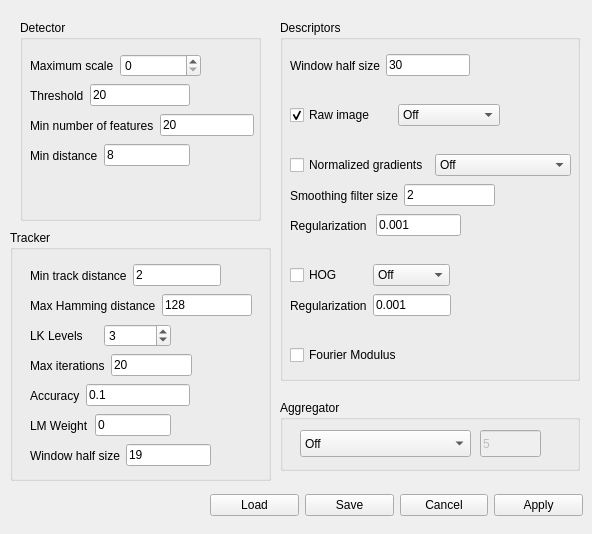
<?xml version="1.0" encoding="UTF-8"?>
<ui version="4.0">
 <class>Preferences</class>
 <widget class="QWidget" name="Preferences">
  <property name="geometry">
   <rect>
    <x>0</x>
    <y>0</y>
    <width>592</width>
    <height>534</height>
   </rect>
  </property>
  <property name="windowTitle">
   <string>Preferences</string>
  </property>
  <widget class="QGroupBox" name="descGroupBox">
   <property name="geometry">
    <rect>
     <x>280</x>
     <y>20</y>
     <width>300</width>
     <height>361</height>
    </rect>
   </property>
   <property name="title">
    <string>Descriptors</string>
   </property>
   <property name="flat">
    <bool>false</bool>
   </property>
   <property name="checkable">
    <bool>false</bool>
   </property>
   <widget class="QWidget" name="horizontalLayoutWidget_2">
    <property name="geometry">
     <rect>
      <x>10</x>
      <y>80</y>
      <width>210</width>
      <height>31</height>
     </rect>
    </property>
    <layout class="QHBoxLayout" name="idDescLayout">
     <item>
      <widget class="QCheckBox" name="idOnCheckBox">
       <property name="text">
        <string>Raw image</string>
       </property>
       <property name="checked">
        <bool>true</bool>
       </property>
      </widget>
     </item>
     <item>
      <widget class="QComboBox" name="idNormComboBox">
       <item>
        <property name="text">
         <string>Off</string>
        </property>
       </item>
       <item>
        <property name="text">
         <string>Center</string>
        </property>
       </item>
       <item>
        <property name="text">
         <string>Normalize</string>
        </property>
       </item>
       <item>
        <property name="text">
         <string>Weber</string>
        </property>
       </item>
      </widget>
     </item>
    </layout>
   </widget>
   <widget class="QWidget" name="horizontalLayoutWidget_3">
    <property name="geometry">
     <rect>
      <x>10</x>
      <y>130</y>
      <width>281</width>
      <height>31</height>
     </rect>
    </property>
    <layout class="QHBoxLayout" name="gradDescLayout">
     <item>
      <widget class="QCheckBox" name="gradOnCheckBox">
       <property name="text">
        <string>Normalized gradients</string>
       </property>
      </widget>
     </item>
     <item>
      <widget class="QComboBox" name="gradNormComboBox">
       <item>
        <property name="text">
         <string>Off</string>
        </property>
       </item>
       <item>
        <property name="text">
         <string>Normalize</string>
        </property>
       </item>
       <item>
        <property name="text">
         <string>Smooth</string>
        </property>
       </item>
      </widget>
     </item>
    </layout>
   </widget>
   <widget class="QWidget" name="horizontalLayoutWidget_13">
    <property name="geometry">
     <rect>
      <x>10</x>
      <y>30</y>
      <width>180</width>
      <height>31</height>
     </rect>
    </property>
    <layout class="QHBoxLayout" name="descSizeLayout">
     <item>
      <widget class="QLabel" name="descSizeLabel">
       <property name="text">
        <string>Window half size</string>
       </property>
      </widget>
     </item>
     <item>
      <widget class="QLineEdit" name="descSizeEdit">
       <property name="text">
        <string>30</string>
       </property>
      </widget>
     </item>
    </layout>
   </widget>
   <widget class="QWidget" name="horizontalLayoutWidget_14">
    <property name="geometry">
     <rect>
      <x>10</x>
      <y>160</y>
      <width>205</width>
      <height>31</height>
     </rect>
    </property>
    <layout class="QHBoxLayout" name="sigmaLayout">
     <item>
      <widget class="QLabel" name="sigmaLable">
       <property name="text">
        <string>Smoothing filter size</string>
       </property>
      </widget>
     </item>
     <item>
      <widget class="QLineEdit" name="sigmaEdit">
       <property name="text">
        <string>2</string>
       </property>
      </widget>
     </item>
    </layout>
   </widget>
   <widget class="QWidget" name="horizontalLayoutWidget_15">
    <property name="geometry">
     <rect>
      <x>10</x>
      <y>190</y>
      <width>171</width>
      <height>31</height>
     </rect>
    </property>
    <layout class="QHBoxLayout" name="alphaLayout">
     <item>
      <widget class="QLabel" name="alphaLabel">
       <property name="text">
        <string>Regularization </string>
       </property>
      </widget>
     </item>
     <item>
      <widget class="QLineEdit" name="alphaEdit">
       <property name="text">
        <string>0.001</string>
       </property>
      </widget>
     </item>
    </layout>
   </widget>
   <widget class="QWidget" name="horizontalLayoutWidget_18">
    <property name="geometry">
     <rect>
      <x>10</x>
      <y>240</y>
      <width>160</width>
      <height>31</height>
     </rect>
    </property>
    <layout class="QHBoxLayout" name="hogLayout">
     <item>
      <widget class="QCheckBox" name="hogOnCheckBox">
       <property name="text">
        <string>HOG</string>
       </property>
      </widget>
     </item>
     <item>
      <widget class="QComboBox" name="hogNormComboBox">
       <item>
        <property name="text">
         <string>Off</string>
        </property>
       </item>
       <item>
        <property name="text">
         <string>L2</string>
        </property>
       </item>
      </widget>
     </item>
    </layout>
   </widget>
   <widget class="QWidget" name="horizontalLayoutWidget_19">
    <property name="geometry">
     <rect>
      <x>10</x>
      <y>320</y>
      <width>160</width>
      <height>31</height>
     </rect>
    </property>
    <layout class="QHBoxLayout" name="fourierModulusLayout">
     <item>
      <widget class="QCheckBox" name="fourierModulusOnCheckBox">
       <property name="text">
        <string>Fourier Modulus</string>
       </property>
      </widget>
     </item>
    </layout>
   </widget>
   <widget class="QWidget" name="horizontalLayoutWidget_20">
    <property name="geometry">
     <rect>
      <x>10</x>
      <y>270</y>
      <width>161</width>
      <height>31</height>
     </rect>
    </property>
    <layout class="QHBoxLayout" name="alphaHogLayout">
     <item>
      <widget class="QLabel" name="alphaHogLabel">
       <property name="text">
        <string>Regularization</string>
       </property>
      </widget>
     </item>
     <item>
      <widget class="QLineEdit" name="alphaHogEdit">
       <property name="text">
        <string>0.001</string>
       </property>
      </widget>
     </item>
    </layout>
   </widget>
  </widget>
  <widget class="QGroupBox" name="detectorGroupBox">
   <property name="geometry">
    <rect>
     <x>20</x>
     <y>20</y>
     <width>241</width>
     <height>201</height>
    </rect>
   </property>
   <property name="title">
    <string>Detector</string>
   </property>
   <widget class="QWidget" name="horizontalLayoutWidget">
    <property name="geometry">
     <rect>
      <x>10</x>
      <y>30</y>
      <width>171</width>
      <height>31</height>
     </rect>
    </property>
    <layout class="QHBoxLayout" name="scaleLayout">
     <item>
      <widget class="QLabel" name="scaleLabel">
       <property name="text">
        <string>Maximum scale</string>
       </property>
      </widget>
     </item>
     <item>
      <widget class="QSpinBox" name="scaleSpinBox">
       <property name="maximum">
        <number>5</number>
       </property>
      </widget>
     </item>
    </layout>
   </widget>
   <widget class="QWidget" name="horizontalLayoutWidget_4">
    <property name="geometry">
     <rect>
      <x>10</x>
      <y>60</y>
      <width>160</width>
      <height>31</height>
     </rect>
    </property>
    <layout class="QHBoxLayout" name="thresholdLayout">
     <item>
      <widget class="QLabel" name="thresholdlabel">
       <property name="text">
        <string>Threshold</string>
       </property>
      </widget>
     </item>
     <item>
      <widget class="QLineEdit" name="thresholdEdit">
       <property name="text">
        <string>20</string>
       </property>
      </widget>
     </item>
    </layout>
   </widget>
   <widget class="QWidget" name="horizontalLayoutWidget_5">
    <property name="geometry">
     <rect>
      <x>10</x>
      <y>90</y>
      <width>224</width>
      <height>31</height>
     </rect>
    </property>
    <layout class="QHBoxLayout" name="minLayout">
     <item>
      <widget class="QLabel" name="minFeatLabel">
       <property name="text">
        <string>Min number of features</string>
       </property>
      </widget>
     </item>
     <item>
      <widget class="QLineEdit" name="minFeatEdit">
       <property name="text">
        <string>20</string>
       </property>
      </widget>
     </item>
    </layout>
   </widget>
   <widget class="QWidget" name="horizontalLayoutWidget_16">
    <property name="geometry">
     <rect>
      <x>10</x>
      <y>120</y>
      <width>160</width>
      <height>31</height>
     </rect>
    </property>
    <layout class="QHBoxLayout" name="minInitDistLayout">
     <item>
      <widget class="QLabel" name="minInitDistLabel">
       <property name="text">
        <string>Min distance</string>
       </property>
      </widget>
     </item>
     <item>
      <widget class="QLineEdit" name="minInitDistEdit">
       <property name="text">
        <string>8</string>
       </property>
      </widget>
     </item>
    </layout>
   </widget>
  </widget>
  <widget class="QGroupBox" name="trackerGroupBox">
   <property name="geometry">
    <rect>
     <x>10</x>
     <y>230</y>
     <width>261</width>
     <height>251</height>
    </rect>
   </property>
   <property name="title">
    <string>Tracker</string>
   </property>
   <widget class="QWidget" name="horizontalLayoutWidget_6">
    <property name="geometry">
     <rect>
      <x>20</x>
      <y>30</y>
      <width>191</width>
      <height>31</height>
     </rect>
    </property>
    <layout class="QHBoxLayout" name="mergeLayout">
     <item>
      <widget class="QLabel" name="minDistLabel">
       <property name="text">
        <string>Min track distance</string>
       </property>
      </widget>
     </item>
     <item>
      <widget class="QLineEdit" name="minDistEdit">
       <property name="text">
        <string>2</string>
       </property>
      </widget>
     </item>
    </layout>
   </widget>
   <widget class="QWidget" name="horizontalLayoutWidget_7">
    <property name="geometry">
     <rect>
      <x>20</x>
      <y>60</y>
      <width>222</width>
      <height>31</height>
     </rect>
    </property>
    <layout class="QHBoxLayout" name="hammingLayout">
     <item>
      <widget class="QLabel" name="hammingLabel">
       <property name="text">
        <string>Max Hamming distance</string>
       </property>
      </widget>
     </item>
     <item>
      <widget class="QLineEdit" name="hammingEdit">
       <property name="text">
        <string>128</string>
       </property>
      </widget>
     </item>
    </layout>
   </widget>
   <widget class="QWidget" name="horizontalLayoutWidget_8">
    <property name="geometry">
     <rect>
      <x>20</x>
      <y>90</y>
      <width>141</width>
      <height>31</height>
     </rect>
    </property>
    <layout class="QHBoxLayout" name="lkLevelLayout">
     <item>
      <widget class="QLabel" name="lkLevelLabel">
       <property name="text">
        <string>LK Levels</string>
       </property>
      </widget>
     </item>
     <item>
      <widget class="QSpinBox" name="lkLevelSpinBox">
       <property name="maximum">
        <number>5</number>
       </property>
       <property name="value">
        <number>3</number>
       </property>
      </widget>
     </item>
    </layout>
   </widget>
   <widget class="QWidget" name="horizontalLayoutWidget_9">
    <property name="geometry">
     <rect>
      <x>20</x>
      <y>120</y>
      <width>162</width>
      <height>31</height>
     </rect>
    </property>
    <layout class="QHBoxLayout" name="maxIterLayout">
     <item>
      <widget class="QLabel" name="maxIterLabel">
       <property name="text">
        <string>Max iterations</string>
       </property>
      </widget>
     </item>
     <item>
      <widget class="QLineEdit" name="maxIterEdit">
       <property name="text">
        <string>20</string>
       </property>
      </widget>
     </item>
    </layout>
   </widget>
   <widget class="QWidget" name="horizontalLayoutWidget_10">
    <property name="geometry">
     <rect>
      <x>20</x>
      <y>150</y>
      <width>160</width>
      <height>31</height>
     </rect>
    </property>
    <layout class="QHBoxLayout" name="accLayout">
     <item>
      <widget class="QLabel" name="accLabel">
       <property name="text">
        <string>Accuracy</string>
       </property>
      </widget>
     </item>
     <item>
      <widget class="QLineEdit" name="accEdit">
       <property name="text">
        <string>0.1</string>
       </property>
      </widget>
     </item>
    </layout>
   </widget>
   <widget class="QWidget" name="horizontalLayoutWidget_11">
    <property name="geometry">
     <rect>
      <x>20</x>
      <y>180</y>
      <width>141</width>
      <height>31</height>
     </rect>
    </property>
    <layout class="QHBoxLayout" name="lambdaLayout">
     <item>
      <widget class="QLabel" name="lambdaLabel">
       <property name="text">
        <string>LM Weight</string>
       </property>
      </widget>
     </item>
     <item>
      <widget class="QLineEdit" name="lambdaEdit">
       <property name="text">
        <string>0</string>
       </property>
      </widget>
     </item>
    </layout>
   </widget>
   <widget class="QWidget" name="horizontalLayoutWidget_12">
    <property name="geometry">
     <rect>
      <x>20</x>
      <y>210</y>
      <width>181</width>
      <height>31</height>
     </rect>
    </property>
    <layout class="QHBoxLayout" name="trackSizeLayout">
     <item>
      <widget class="QLabel" name="trackSizeLabel">
       <property name="text">
        <string>Window half size</string>
       </property>
      </widget>
     </item>
     <item>
      <widget class="QLineEdit" name="trackSizeEdit">
       <property name="text">
        <string>19</string>
       </property>
      </widget>
     </item>
    </layout>
   </widget>
  </widget>
  <widget class="QWidget" name="horizontalLayoutWidget_17">
   <property name="geometry">
    <rect>
     <x>210</x>
     <y>490</y>
     <width>373</width>
     <height>31</height>
    </rect>
   </property>
   <layout class="QHBoxLayout" name="buttonLayout">
    <item>
     <widget class="QPushButton" name="loadButton">
      <property name="text">
       <string>Load</string>
      </property>
     </widget>
    </item>
    <item>
     <widget class="QPushButton" name="saveButton">
      <property name="text">
       <string>Save</string>
      </property>
     </widget>
    </item>
    <item>
     <widget class="QPushButton" name="cancelButton">
      <property name="text">
       <string>Cancel</string>
      </property>
     </widget>
    </item>
    <item>
     <widget class="QPushButton" name="applyButton">
      <property name="text">
       <string>Apply</string>
      </property>
     </widget>
    </item>
   </layout>
  </widget>
  <widget class="QGroupBox" name="aggregatorGroupBox">
   <property name="geometry">
    <rect>
     <x>280</x>
     <y>400</y>
     <width>300</width>
     <height>71</height>
    </rect>
   </property>
   <property name="title">
    <string>Aggregator</string>
   </property>
   <widget class="QComboBox" name="aggComboBox">
    <property name="geometry">
     <rect>
      <x>20</x>
      <y>30</y>
      <width>171</width>
      <height>27</height>
     </rect>
    </property>
    <item>
     <property name="text">
      <string>Off</string>
     </property>
    </item>
    <item>
     <property name="text">
      <string>Mean</string>
     </property>
    </item>
    <item>
     <property name="text">
      <string>Median</string>
     </property>
    </item>
    <item>
     <property name="text">
      <string>First frame</string>
     </property>
    </item>
    <item>
     <property name="text">
      <string>Subsample</string>
     </property>
    </item>
   </widget>
   <widget class="QLineEdit" name="downSampleEdit">
    <property name="enabled">
     <bool>false</bool>
    </property>
    <property name="geometry">
     <rect>
      <x>200</x>
      <y>30</y>
      <width>61</width>
      <height>27</height>
     </rect>
    </property>
    <property name="text">
     <string>5</string>
    </property>
   </widget>
  </widget>
 </widget>
 <resources/>
 <connections>
  <connection>
   <sender>cancelButton</sender>
   <signal>clicked()</signal>
   <receiver>Preferences</receiver>
   <slot>close()</slot>
   <hints>
    <hint type="sourcelabel">
     <x>458</x>
     <y>413</y>
    </hint>
    <hint type="destinationlabel">
     <x>310</x>
     <y>219</y>
    </hint>
   </hints>
  </connection>
 </connections>
</ui>
